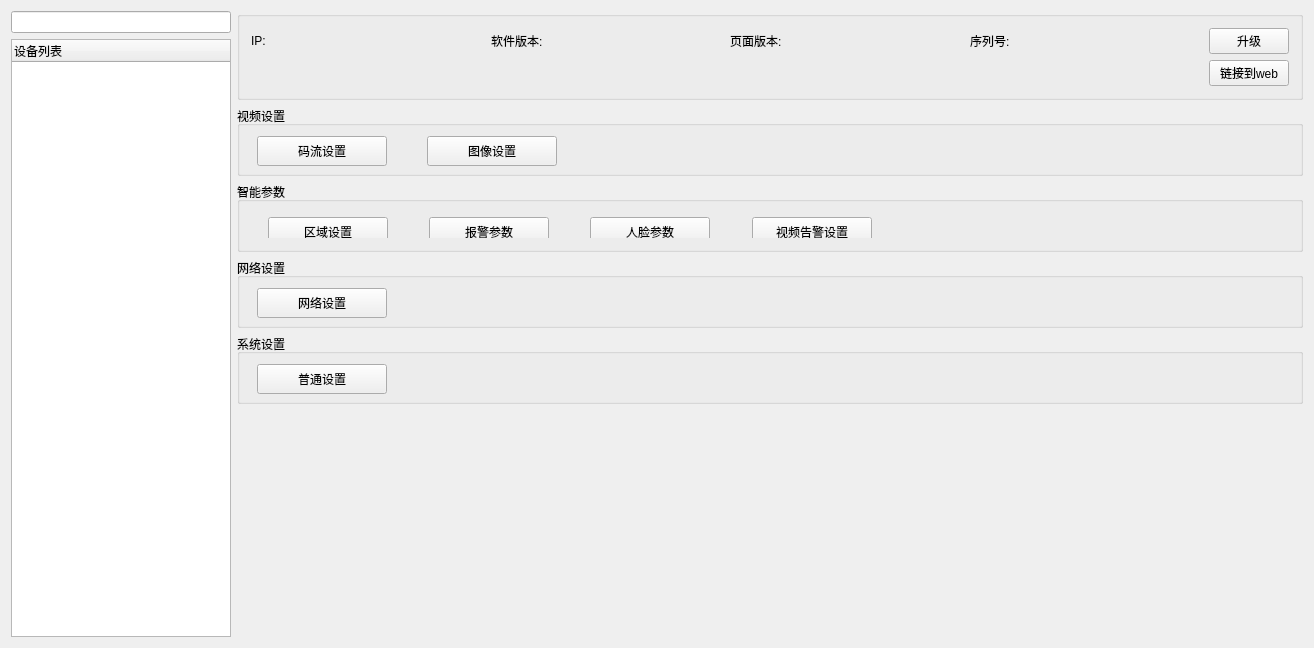
<?xml version="1.0" encoding="UTF-8"?>
<ui version="4.0">
 <class>BehaviorAnalyseDlg</class>
 <widget class="QWidget" name="BehaviorAnalyseDlg">
  <property name="geometry">
   <rect>
    <x>0</x>
    <y>0</y>
    <width>1314</width>
    <height>648</height>
   </rect>
  </property>
  <property name="windowTitle">
   <string>BehaviorAnalyseDlg</string>
  </property>
  <layout class="QGridLayout" name="gridLayout_2">
   <item row="0" column="0">
    <widget class="QLineEdit" name="lineEdit_Search">
     <property name="sizePolicy">
      <sizepolicy hsizetype="Preferred" vsizetype="Fixed">
       <horstretch>0</horstretch>
       <verstretch>0</verstretch>
      </sizepolicy>
     </property>
     <property name="maximumSize">
      <size>
       <width>220</width>
       <height>16777215</height>
      </size>
     </property>
    </widget>
   </item>
   <item row="0" column="1" rowspan="2">
    <layout class="QVBoxLayout" name="verticalLayout_6">
     <item>
      <widget class="QGroupBox" name="groupBox">
       <property name="title">
        <string/>
       </property>
       <layout class="QGridLayout" name="gridLayout">
        <item row="0" column="0">
         <layout class="QHBoxLayout" name="horizontalLayout">
          <item>
           <layout class="QVBoxLayout" name="verticalLayout">
            <item>
             <widget class="QLabel" name="label">
              <property name="minimumSize">
               <size>
                <width>120</width>
                <height>0</height>
               </size>
              </property>
              <property name="frameShape">
               <enum>QFrame::NoFrame</enum>
              </property>
              <property name="text">
               <string>IP:</string>
              </property>
             </widget>
            </item>
            <item>
             <widget class="QLabel" name="label_IP">
              <property name="frameShape">
               <enum>QFrame::NoFrame</enum>
              </property>
              <property name="text">
               <string/>
              </property>
              <property name="scaledContents">
               <bool>true</bool>
              </property>
             </widget>
            </item>
           </layout>
          </item>
          <item>
           <spacer name="horizontalSpacer">
            <property name="orientation">
             <enum>Qt::Horizontal</enum>
            </property>
            <property name="sizeHint" stdset="0">
             <size>
              <width>40</width>
              <height>20</height>
             </size>
            </property>
           </spacer>
          </item>
          <item>
           <layout class="QVBoxLayout" name="verticalLayout_2">
            <item>
             <widget class="QLabel" name="label_4">
              <property name="minimumSize">
               <size>
                <width>120</width>
                <height>0</height>
               </size>
              </property>
              <property name="frameShape">
               <enum>QFrame::NoFrame</enum>
              </property>
              <property name="text">
               <string>软件版本:</string>
              </property>
             </widget>
            </item>
            <item>
             <widget class="QLabel" name="label_Version">
              <property name="frameShape">
               <enum>QFrame::NoFrame</enum>
              </property>
              <property name="text">
               <string/>
              </property>
              <property name="scaledContents">
               <bool>true</bool>
              </property>
             </widget>
            </item>
           </layout>
          </item>
          <item>
           <spacer name="horizontalSpacer_2">
            <property name="orientation">
             <enum>Qt::Horizontal</enum>
            </property>
            <property name="sizeHint" stdset="0">
             <size>
              <width>40</width>
              <height>20</height>
             </size>
            </property>
           </spacer>
          </item>
          <item>
           <layout class="QVBoxLayout" name="verticalLayout_3">
            <item>
             <widget class="QLabel" name="label_6">
              <property name="minimumSize">
               <size>
                <width>120</width>
                <height>0</height>
               </size>
              </property>
              <property name="frameShape">
               <enum>QFrame::NoFrame</enum>
              </property>
              <property name="text">
               <string>页面版本:</string>
              </property>
             </widget>
            </item>
            <item>
             <widget class="QLabel" name="label_WebVersion">
              <property name="frameShape">
               <enum>QFrame::NoFrame</enum>
              </property>
              <property name="text">
               <string/>
              </property>
              <property name="scaledContents">
               <bool>true</bool>
              </property>
             </widget>
            </item>
           </layout>
          </item>
          <item>
           <spacer name="horizontalSpacer_3">
            <property name="orientation">
             <enum>Qt::Horizontal</enum>
            </property>
            <property name="sizeHint" stdset="0">
             <size>
              <width>40</width>
              <height>20</height>
             </size>
            </property>
           </spacer>
          </item>
          <item>
           <layout class="QVBoxLayout" name="verticalLayout_4">
            <item>
             <widget class="QLabel" name="label_8">
              <property name="minimumSize">
               <size>
                <width>120</width>
                <height>0</height>
               </size>
              </property>
              <property name="frameShape">
               <enum>QFrame::NoFrame</enum>
              </property>
              <property name="text">
               <string>序列号:</string>
              </property>
             </widget>
            </item>
            <item>
             <widget class="QLabel" name="label_Num">
              <property name="frameShape">
               <enum>QFrame::NoFrame</enum>
              </property>
              <property name="text">
               <string/>
              </property>
              <property name="scaledContents">
               <bool>true</bool>
              </property>
             </widget>
            </item>
           </layout>
          </item>
          <item>
           <spacer name="horizontalSpacer_4">
            <property name="orientation">
             <enum>Qt::Horizontal</enum>
            </property>
            <property name="sizeHint" stdset="0">
             <size>
              <width>40</width>
              <height>20</height>
             </size>
            </property>
           </spacer>
          </item>
          <item>
           <layout class="QVBoxLayout" name="verticalLayout_5">
            <item>
             <widget class="QPushButton" name="btnUpGrade">
              <property name="sizePolicy">
               <sizepolicy hsizetype="Preferred" vsizetype="Preferred">
                <horstretch>0</horstretch>
                <verstretch>0</verstretch>
               </sizepolicy>
              </property>
              <property name="text">
               <string>升级</string>
              </property>
             </widget>
            </item>
            <item>
             <widget class="QPushButton" name="btnWeb">
              <property name="sizePolicy">
               <sizepolicy hsizetype="Minimum" vsizetype="Preferred">
                <horstretch>0</horstretch>
                <verstretch>0</verstretch>
               </sizepolicy>
              </property>
              <property name="text">
               <string>链接到web</string>
              </property>
             </widget>
            </item>
           </layout>
          </item>
         </layout>
        </item>
       </layout>
      </widget>
     </item>
     <item>
      <widget class="QGroupBox" name="groupBox_2">
       <property name="minimumSize">
        <size>
         <width>0</width>
         <height>70</height>
        </size>
       </property>
       <property name="title">
        <string>视频设置</string>
       </property>
       <widget class="QPushButton" name="btnEncode">
        <property name="geometry">
         <rect>
          <x>20</x>
          <y>30</y>
          <width>130</width>
          <height>30</height>
         </rect>
        </property>
        <property name="minimumSize">
         <size>
          <width>120</width>
          <height>30</height>
         </size>
        </property>
        <property name="text">
         <string>码流设置</string>
        </property>
       </widget>
       <widget class="QPushButton" name="btnImageSet">
        <property name="geometry">
         <rect>
          <x>190</x>
          <y>30</y>
          <width>130</width>
          <height>30</height>
         </rect>
        </property>
        <property name="minimumSize">
         <size>
          <width>120</width>
          <height>30</height>
         </size>
        </property>
        <property name="text">
         <string>图像设置</string>
        </property>
       </widget>
      </widget>
     </item>
     <item>
      <widget class="QGroupBox" name="groupBox_3">
       <property name="minimumSize">
        <size>
         <width>0</width>
         <height>70</height>
        </size>
       </property>
       <property name="title">
        <string>智能参数</string>
       </property>
       <widget class="QWidget" name="layoutWidget">
        <property name="geometry">
         <rect>
          <x>20</x>
          <y>24</y>
          <width>661</width>
          <height>32</height>
         </rect>
        </property>
        <layout class="QHBoxLayout" name="horizontalLayout_2">
         <item>
          <widget class="QPushButton" name="btnArea">
           <property name="sizePolicy">
            <sizepolicy hsizetype="Preferred" vsizetype="Fixed">
             <horstretch>0</horstretch>
             <verstretch>0</verstretch>
            </sizepolicy>
           </property>
           <property name="minimumSize">
            <size>
             <width>120</width>
             <height>30</height>
            </size>
           </property>
           <property name="text">
            <string>区域设置</string>
           </property>
          </widget>
         </item>
         <item>
          <spacer name="horizontalSpacer_5">
           <property name="orientation">
            <enum>Qt::Horizontal</enum>
           </property>
           <property name="sizeHint" stdset="0">
            <size>
             <width>40</width>
             <height>20</height>
            </size>
           </property>
          </spacer>
         </item>
         <item>
          <widget class="QPushButton" name="btnWarning">
           <property name="sizePolicy">
            <sizepolicy hsizetype="Preferred" vsizetype="Fixed">
             <horstretch>0</horstretch>
             <verstretch>0</verstretch>
            </sizepolicy>
           </property>
           <property name="minimumSize">
            <size>
             <width>120</width>
             <height>30</height>
            </size>
           </property>
           <property name="text">
            <string>报警参数</string>
           </property>
          </widget>
         </item>
         <item>
          <spacer name="horizontalSpacer_7">
           <property name="orientation">
            <enum>Qt::Horizontal</enum>
           </property>
           <property name="sizeHint" stdset="0">
            <size>
             <width>40</width>
             <height>20</height>
            </size>
           </property>
          </spacer>
         </item>
         <item>
          <widget class="QPushButton" name="btnFace">
           <property name="sizePolicy">
            <sizepolicy hsizetype="Preferred" vsizetype="Fixed">
             <horstretch>0</horstretch>
             <verstretch>0</verstretch>
            </sizepolicy>
           </property>
           <property name="minimumSize">
            <size>
             <width>120</width>
             <height>30</height>
            </size>
           </property>
           <property name="text">
            <string>人脸参数</string>
           </property>
          </widget>
         </item>
         <item>
          <spacer name="horizontalSpacer_8">
           <property name="orientation">
            <enum>Qt::Horizontal</enum>
           </property>
           <property name="sizeHint" stdset="0">
            <size>
             <width>40</width>
             <height>20</height>
            </size>
           </property>
          </spacer>
         </item>
         <item>
          <widget class="QPushButton" name="btnVideoWarning">
           <property name="minimumSize">
            <size>
             <width>120</width>
             <height>30</height>
            </size>
           </property>
           <property name="text">
            <string>视频告警设置</string>
           </property>
          </widget>
         </item>
         <item>
          <spacer name="horizontalSpacer_9">
           <property name="orientation">
            <enum>Qt::Horizontal</enum>
           </property>
           <property name="sizeHint" stdset="0">
            <size>
             <width>40</width>
             <height>20</height>
            </size>
           </property>
          </spacer>
         </item>
        </layout>
       </widget>
      </widget>
     </item>
     <item>
      <widget class="QGroupBox" name="groupBox_4">
       <property name="minimumSize">
        <size>
         <width>0</width>
         <height>70</height>
        </size>
       </property>
       <property name="title">
        <string>网络设置</string>
       </property>
       <widget class="QPushButton" name="btnNetWork">
        <property name="geometry">
         <rect>
          <x>20</x>
          <y>30</y>
          <width>130</width>
          <height>30</height>
         </rect>
        </property>
        <property name="minimumSize">
         <size>
          <width>120</width>
          <height>30</height>
         </size>
        </property>
        <property name="text">
         <string>网络设置</string>
        </property>
       </widget>
      </widget>
     </item>
     <item>
      <widget class="QGroupBox" name="groupBox_5">
       <property name="minimumSize">
        <size>
         <width>0</width>
         <height>70</height>
        </size>
       </property>
       <property name="title">
        <string>系统设置</string>
       </property>
       <widget class="QPushButton" name="btnordinarySet">
        <property name="geometry">
         <rect>
          <x>20</x>
          <y>30</y>
          <width>130</width>
          <height>30</height>
         </rect>
        </property>
        <property name="minimumSize">
         <size>
          <width>120</width>
          <height>30</height>
         </size>
        </property>
        <property name="text">
         <string>普通设置</string>
        </property>
       </widget>
      </widget>
     </item>
    </layout>
   </item>
   <item row="1" column="0" rowspan="2">
    <widget class="QTreeWidget" name="treeWidget">
     <property name="minimumSize">
      <size>
       <width>220</width>
       <height>0</height>
      </size>
     </property>
     <property name="maximumSize">
      <size>
       <width>220</width>
       <height>16777215</height>
      </size>
     </property>
     <column>
      <property name="text">
       <string>设备列表</string>
      </property>
     </column>
    </widget>
   </item>
   <item row="2" column="1">
    <spacer name="verticalSpacer">
     <property name="orientation">
      <enum>Qt::Vertical</enum>
     </property>
     <property name="sizeHint" stdset="0">
      <size>
       <width>20</width>
       <height>239</height>
      </size>
     </property>
    </spacer>
   </item>
  </layout>
 </widget>
 <layoutdefault spacing="6" margin="11"/>
 <resources>
  <include location="res.qrc"/>
 </resources>
 <connections/>
</ui>
